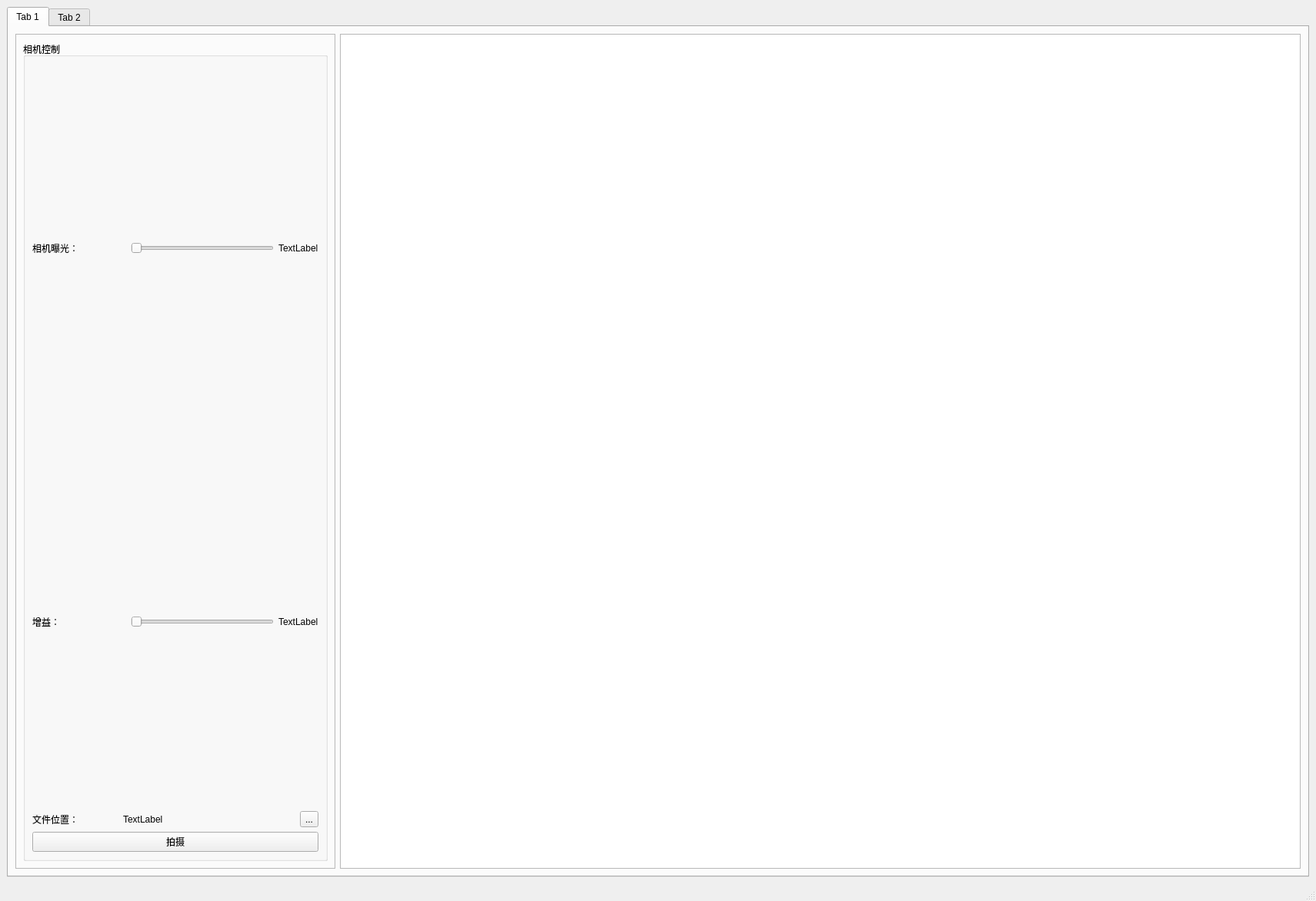
<?xml version="1.0" encoding="UTF-8"?>
<ui version="4.0">
 <class>MainWindow</class>
 <widget class="QMainWindow" name="MainWindow">
  <property name="geometry">
   <rect>
    <x>0</x>
    <y>0</y>
    <width>1711</width>
    <height>1172</height>
   </rect>
  </property>
  <property name="sizePolicy">
   <sizepolicy hsizetype="Expanding" vsizetype="Expanding">
    <horstretch>0</horstretch>
    <verstretch>0</verstretch>
   </sizepolicy>
  </property>
  <property name="minimumSize">
   <size>
    <width>0</width>
    <height>0</height>
   </size>
  </property>
  <property name="maximumSize">
   <size>
    <width>16777215</width>
    <height>16777215</height>
   </size>
  </property>
  <property name="windowTitle">
   <string>dPCR</string>
  </property>
  <property name="styleSheet">
   <string notr="true"/>
  </property>
  <widget class="QWidget" name="centralwidget">
   <property name="sizePolicy">
    <sizepolicy hsizetype="Expanding" vsizetype="Expanding">
     <horstretch>0</horstretch>
     <verstretch>0</verstretch>
    </sizepolicy>
   </property>
   <property name="minimumSize">
    <size>
     <width>0</width>
     <height>0</height>
    </size>
   </property>
   <layout class="QVBoxLayout" name="verticalLayout" stretch="0">
    <item>
     <widget class="QTabWidget" name="tabWidget">
      <property name="currentIndex">
       <number>0</number>
      </property>
      <widget class="QWidget" name="tab">
       <attribute name="title">
        <string>Tab 1</string>
       </attribute>
       <layout class="QGridLayout" name="gridLayout_5" columnstretch="1,3">
        <item row="0" column="0">
         <widget class="QFrame" name="frame">
          <property name="frameShape">
           <enum>QFrame::StyledPanel</enum>
          </property>
          <property name="frameShadow">
           <enum>QFrame::Raised</enum>
          </property>
          <layout class="QVBoxLayout" name="verticalLayout_6" stretch="4,1">
           <item>
            <layout class="QGridLayout" name="ControllerLayout"/>
           </item>
           <item>
            <widget class="QGroupBox" name="groupBox_3">
             <property name="title">
              <string>相机控制</string>
             </property>
             <layout class="QVBoxLayout" name="verticalLayout_5">
              <item>
               <layout class="QHBoxLayout" name="horizontalLayout_2" stretch="1,2">
                <item>
                 <widget class="QLabel" name="label">
                  <property name="text">
                   <string>相机曝光：</string>
                  </property>
                 </widget>
                </item>
                <item>
                 <layout class="QHBoxLayout" name="horizontalLayout">
                  <item>
                   <widget class="QSlider" name="ExporsureSlider">
                    <property name="orientation">
                     <enum>Qt::Horizontal</enum>
                    </property>
                   </widget>
                  </item>
                  <item>
                   <widget class="QLabel" name="ExposureLabel">
                    <property name="text">
                     <string>TextLabel</string>
                    </property>
                   </widget>
                  </item>
                 </layout>
                </item>
               </layout>
              </item>
              <item>
               <layout class="QHBoxLayout" name="horizontalLayout_4" stretch="1,2">
                <item>
                 <widget class="QLabel" name="label_3">
                  <property name="text">
                   <string>增益：</string>
                  </property>
                 </widget>
                </item>
                <item>
                 <layout class="QHBoxLayout" name="horizontalLayout_3">
                  <item>
                   <widget class="QSlider" name="GainSlider">
                    <property name="orientation">
                     <enum>Qt::Horizontal</enum>
                    </property>
                   </widget>
                  </item>
                  <item>
                   <widget class="QLabel" name="GainLabel">
                    <property name="text">
                     <string>TextLabel</string>
                    </property>
                   </widget>
                  </item>
                 </layout>
                </item>
               </layout>
              </item>
              <item>
               <layout class="QHBoxLayout" name="horizontalLayout_5" stretch="1,2,1">
                <item>
                 <widget class="QLabel" name="label_2">
                  <property name="text">
                   <string>文件位置：</string>
                  </property>
                 </widget>
                </item>
                <item>
                 <widget class="QLabel" name="label_4">
                  <property name="text">
                   <string>TextLabel</string>
                  </property>
                 </widget>
                </item>
                <item>
                 <widget class="QToolButton" name="toolButton">
                  <property name="text">
                   <string>...</string>
                  </property>
                 </widget>
                </item>
               </layout>
              </item>
              <item>
               <widget class="QPushButton" name="pushButton_3">
                <property name="text">
                 <string>拍摄</string>
                </property>
               </widget>
              </item>
             </layout>
            </widget>
           </item>
          </layout>
         </widget>
        </item>
        <item row="0" column="1">
         <widget class="QGraphicsView" name="graphicsView"/>
        </item>
       </layout>
      </widget>
      <widget class="QWidget" name="tab_2">
       <attribute name="title">
        <string>Tab 2</string>
       </attribute>
       <layout class="QGridLayout" name="gridLayout_2">
        <item row="0" column="0">
         <layout class="QGridLayout" name="ImgAnalysisLayout"/>
        </item>
       </layout>
      </widget>
     </widget>
    </item>
   </layout>
  </widget>
  <widget class="QMenuBar" name="menubar">
   <property name="geometry">
    <rect>
     <x>0</x>
     <y>0</y>
     <width>1711</width>
     <height>26</height>
    </rect>
   </property>
  </widget>
  <widget class="QStatusBar" name="statusbar"/>
 </widget>
 <resources/>
 <connections/>
</ui>
